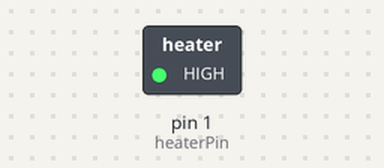
The sketch below on a simulated Arduino Uno, built with avr-gcc and run on an emulated ATmega328P. Parts: switched loads named in the sketch (green lamp = pin HIGH).

Above: at 0.1 s.
Timing chart, 0 to 1.6 s (numbered marks = the images above):
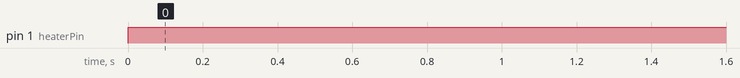

Measured:
- by itself, pin 1 (heaterPin): LOW → HIGH at 0.00 s

The sketch:

TextilesHeater.ino
```cpp
int heaterPin = 1;

void setup() {
  // initialize digital pin LED_BUILTIN as an output.
  pinMode(heaterPin, OUTPUT);
}

// the loop function runs over and over again forever
void loop() {
  digitalWrite(heaterPin, HIGH);   // turn heater ON

}
```
